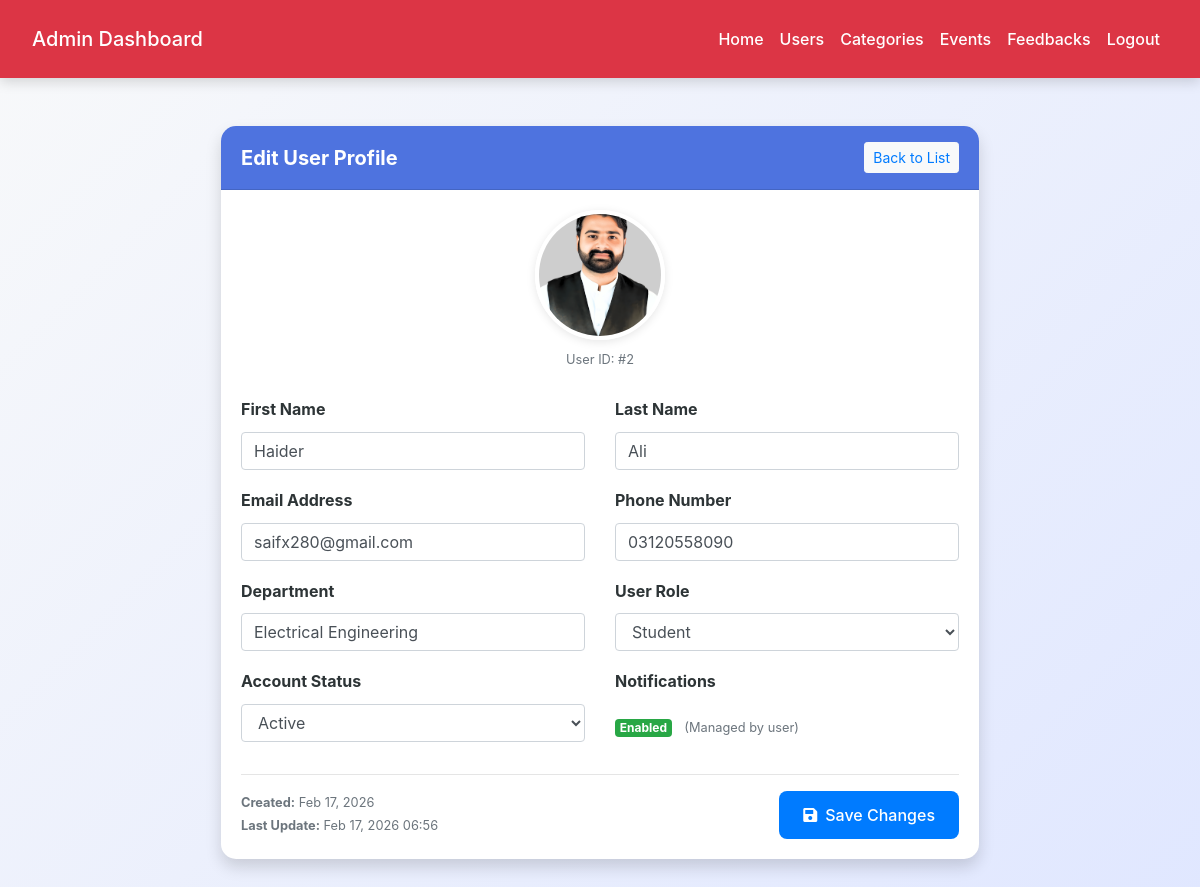
Screenshot of /admin/view_profile.php?id=2 (signed in) with the database file from the repository.
### tables this page shows
CREATE TABLE `users` (
  `id` int(11) NOT NULL,
  `role` enum('Student','Faculty','Event Organizer') NOT NULL,
  `department` varchar(100) NOT NULL,
  `first_name` varchar(100) NOT NULL,
  `last_name` varchar(100) NOT NULL,
  `email` varchar(150) NOT NULL,
  `password_hash` varchar(255) NOT NULL,
  `phone` varchar(20) DEFAULT NULL,
  `profile_image` varchar(255) DEFAULT NULL,
  `system_notifications` tinyint(1) DEFAULT 1,
  `status` enum('pending','active','suspended') DEFAULT 'pending',
  `created_at` timestamp NOT NULL DEFAULT current_timestamp(),
  `updated_at` timestamp NOT NULL DEFAULT current_timestamp() ON UPDATE current_timestamp()
);

### admin/view_profile.php (the view, shortened to what this page needs)
<?php
include('config.php');
$user_id = intval($_GET['id'] ?? 0);
$stmt = $conn->prepare("SELECT * FROM users WHERE id = ?");
$stmt->bind_param("i", $user_id);
$stmt->execute();
$user = $stmt->get_result()->fetch_assoc();
?>
<!DOCTYPE html>
<html lang="en">
<head>
    <link rel="stylesheet" href="https://maxcdn.bootstrapcdn.com/bootstrap/4.5.2/css/bootstrap.min.css">
    <link rel="stylesheet" href="https://cdnjs.cloudflare.com/ajax/libs/font-awesome/5.15.4/css/all.min.css">
    <link rel="stylesheet" href="../css/style.css">
</head>
<body>
<?php include('admin_navbar.php'); ?>
<div class="container mt-5 mb-5">
    <div class="row justify-content-center">
        <div class="col-md-8">
            <div class="card shadow">
                <div class="card-header py-3 d-flex justify-content-between align-items-center">
                    <h5 class="m-0 font-weight-bold">Edit User Profile</h5>
                    <a href="admin_view_users.php" class="btn btn-sm btn-light text-primary">Back to List</a>
                </div>
                <div class="card-body">
                    <form method="POST">
                        <div class="text-center mb-4">
                            <?php
                                $img_path = !empty($user['profile_image']) ? "../images/".$user['profile_image'] : "../images/default.png";
                            ?>
                            <img src="<?= htmlspecialchars($img_path) ?>" alt="Profile" class="profile-img mb-2">
                            <p class="text-muted small">User ID: #<?= $user['id'] ?></p>
                        </div>
                        <div class="row">
                            <div class="col-md-6 form-group">
                                <label class="font-weight-bold">First Name</label>
                                <input type="text" name="first_name" class="form-control" value="<?= htmlspecialchars($user['first_name']) ?>" required>
                            </div>
                            <div class="col-md-6 form-group">
                                <label class="font-weight-bold">Last Name</label>
                                <input type="text" name="last_name" class="form-control" value="<?= htmlspecialchars($user['last_name']) ?>" required>
                            </div>
                        </div>
                        <div class="row">
                            <div class="col-md-6 form-group">
                                <label class="font-weight-bold">Email Address</label>
                                <input type="email" name="email" class="form-control" value="<?= htmlspecialchars($user['email']) ?>" required>
                            </div>
                            <div class="col-md-6 form-group">
                                <label class="font-weight-bold">Phone Number</label>
                                <input type="text" name="phone" class="form-control" value="<?= htmlspecialchars($user['phone']) ?>">
                            </div>
                        </div>
                        <div class="row">
                            <div class="col-md-6 form-group">
                                <label class="font-weight-bold">Department</label>
                                <input type="text" name="department" class="form-control" value="<?= htmlspecialchars($user['department']) ?>" required>
                            </div>
                            <div class="col-md-6 form-group">
                                <label class="font-weight-bold">User Role</label>
                                <select name="role" class="form-control">
                                    <option value="Student" <?= $user['role'] == 'Student' ? 'selected' : '' ?>>Student</option>
                                </select>
                            </div>
                        </div>
                        <div class="row">
                            <div class="col-md-6 form-group">
                                <label class="font-weight-bold">Account Status</label>
                                <select name="status" class="form-control">
                                    <option value="active" <?= $user['status'] == 'active' ? 'selected' : '' ?>>Active</option>
                                </select>
                            </div>
                            <div class="col-md-6 form-group">
                                <label class="font-weight-bold">Notifications</label>
                                <div class="mt-2">
                                    <span class="badge badge-<?= $user['system_notifications'] ? 'success' : 'secondary' ?>">
                                        <?= $user['system_notifications'] ? 'Enabled' : 'Disabled' ?>
                                    </span>
                                    <small class="text-muted ml-2">(Managed by user)</small>
                                </div>
                            </div>
                        </div>
                        <hr>
                        <div class="d-flex justify-content-between">
                            <div class="small text-muted">
                                <strong>Created:</strong> <?= date('M d, Y', strtotime($user['created_at'])) ?><br>
                                <strong>Last Update:</strong> <?= date('M d, Y H:i', strtotime($user['updated_at'])) ?>
                            </div>
                            <button type="submit" name="update_user" class="btn btn-primary px-4">
                                <i class="fas fa-save mr-2"></i>Save Changes
                            </button>
                        </div>
                    </form>
                </div>
            </div>
        </div>
    </div>
</div>
</body>
</html>

### css/style.css (style rules this page uses)
:root { --primary: #007bff; --secondary: #6c757d; --success: #28a745; --info: #17a2b8; --warning: #ffc107; --danger: #dc3545; --light: #f8f9fa; --dark: #2d3436; --accent: #ff6f61; --highlight: #6f42c1; --shadow: rgba(0, 0, 0, 0.15); --transition: all 0.3s ease-in-out; }
body { font-family: 'Inter', 'Segoe UI', Tahoma, Geneva, Verdana, sans-serif; background: linear-gradient(135deg, var(--light) 0%, #e0e7ff 100%); color: var(--dark); line-height: 1.8; margin: 0; padding: 0; min-height: 100vh; font-size: 16px; }
.container { max-width: 1200px; margin: 0 auto 3rem; padding: 0 1.5rem; }
.btn-primary { background-color: var(--primary); color: #fff; border: none; border-radius: 8px; padding: 0.75rem 1.5rem; font-size: 1rem; font-weight: 500; cursor: pointer; transition: var(--transition); display: inline-flex; align-items: center; justify-content: center; }
a { color: var(--primary); text-decoration: none; font-weight: 500; transition: var(--transition); }

### admin/view_profile.php (style rules this page uses)
.profile-img { width: 130px; height: 130px; object-fit: cover; border-radius: 50%; border: 4px solid #fff; box-shadow: 0 2px 10px rgba(0,0,0,0.1); }
.card { border: none; border-radius: 15px; }
.card-header { background: #4e73df; color: white; border-radius: 15px 15px 0 0 !important; }

### rows the page displays
users: profile_image (picture), id "2", first_name "Haider", last_name "Ali", email "saifx280@gmail.com", phone "03120558090", department "Electrical Engineering", role "Student", status "Active", created_at "Feb 17, 2026", updated_at "Feb 17, 2026 06:56"
